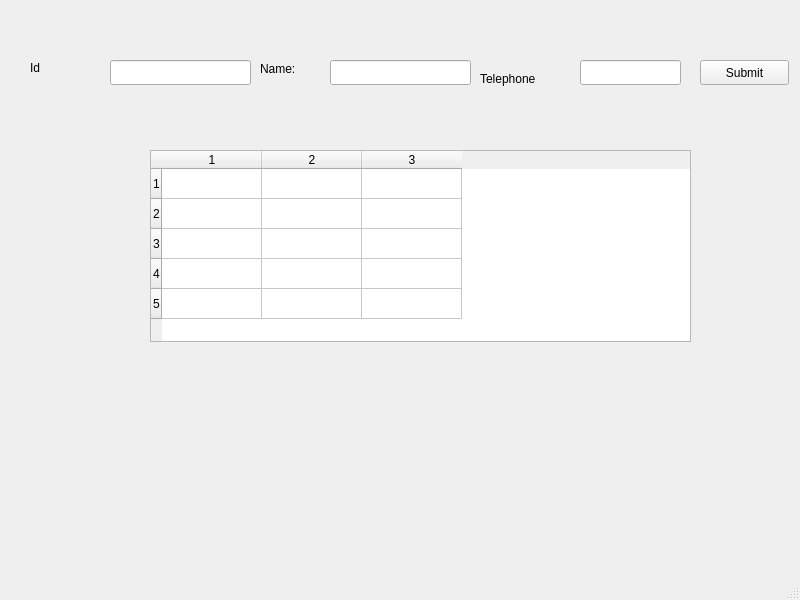
<?xml version="1.0" encoding="UTF-8"?>
<ui version="4.0">
 <class>MainWindow</class>
 <widget class="QMainWindow" name="MainWindow">
  <property name="geometry">
   <rect>
    <x>0</x>
    <y>0</y>
    <width>800</width>
    <height>600</height>
   </rect>
  </property>
  <property name="windowTitle">
   <string>MainWindow</string>
  </property>
  <widget class="QWidget" name="centralwidget">
   <widget class="QLabel" name="lblName_2">
    <property name="geometry">
     <rect>
      <x>480</x>
      <y>70</y>
      <width>81</width>
      <height>17</height>
     </rect>
    </property>
    <property name="text">
     <string>Telephone</string>
    </property>
   </widget>
   <widget class="QLineEdit" name="leName">
    <property name="geometry">
     <rect>
      <x>330</x>
      <y>60</y>
      <width>141</width>
      <height>25</height>
     </rect>
    </property>
   </widget>
   <widget class="QPushButton" name="pbSubmit">
    <property name="geometry">
     <rect>
      <x>700</x>
      <y>60</y>
      <width>89</width>
      <height>25</height>
     </rect>
    </property>
    <property name="text">
     <string>Submit</string>
    </property>
   </widget>
   <widget class="QTableWidget" name="tableWidget">
    <property name="geometry">
     <rect>
      <x>150</x>
      <y>150</y>
      <width>541</width>
      <height>192</height>
     </rect>
    </property>
    <property name="rowCount">
     <number>5</number>
    </property>
    <property name="columnCount">
     <number>3</number>
    </property>
    <row/>
    <row/>
    <row/>
    <row/>
    <row/>
    <column/>
    <column/>
    <column/>
   </widget>
   <widget class="QLabel" name="lblName">
    <property name="geometry">
     <rect>
      <x>260</x>
      <y>60</y>
      <width>67</width>
      <height>17</height>
     </rect>
    </property>
    <property name="text">
     <string>Name:</string>
    </property>
   </widget>
   <widget class="QLineEdit" name="leTel">
    <property name="geometry">
     <rect>
      <x>580</x>
      <y>60</y>
      <width>101</width>
      <height>25</height>
     </rect>
    </property>
   </widget>
   <widget class="QLineEdit" name="leID">
    <property name="geometry">
     <rect>
      <x>110</x>
      <y>60</y>
      <width>141</width>
      <height>25</height>
     </rect>
    </property>
   </widget>
   <widget class="QLabel" name="lblName_3">
    <property name="geometry">
     <rect>
      <x>30</x>
      <y>60</y>
      <width>67</width>
      <height>16</height>
     </rect>
    </property>
    <property name="text">
     <string>Id</string>
    </property>
   </widget>
  </widget>
  <widget class="QMenuBar" name="menubar">
   <property name="geometry">
    <rect>
     <x>0</x>
     <y>0</y>
     <width>800</width>
     <height>22</height>
    </rect>
   </property>
  </widget>
  <widget class="QStatusBar" name="statusbar"/>
 </widget>
 <resources/>
 <connections/>
</ui>
